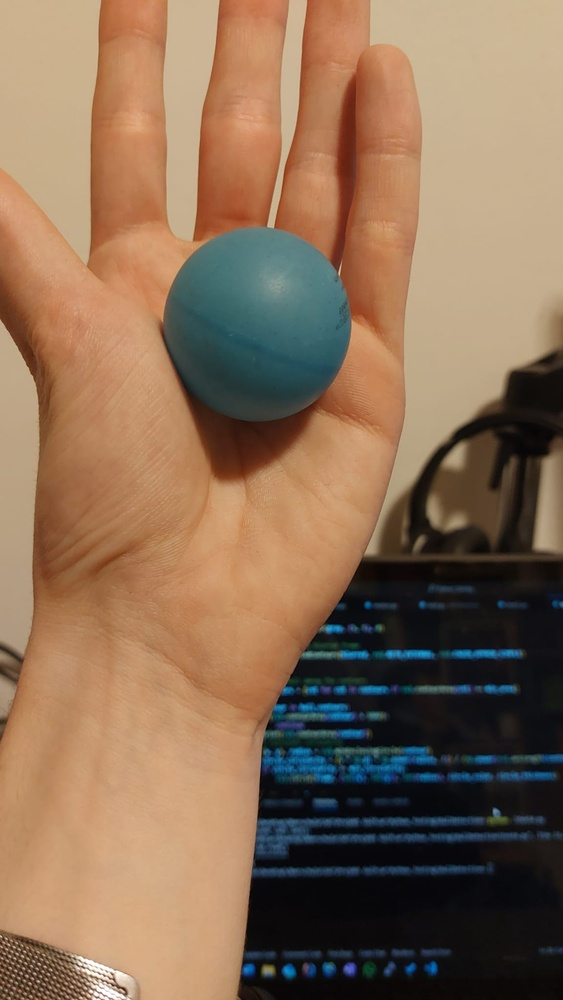
#> input picture BallDetection/balltemplate.jpg, 563 x 1000 px, shrunk from 1153 x 2048 before the run, found by its file name
$ python findTest.py
#> lines starting #> are read from the running program, lines starting #| are printed output that depends on the picture; after the words box and inside, x2 and y2 are one past the last pixel; in counts of white or black regions, pixels touching at a corner belong together
#> further down, image is the input picture: shape (1000, 563, 3); mean B, G, R 86.1, 110, 137.7


import cv2
import numpy as np
#klasse ist dafür da, die Koordinaten von Ball und Ziel zu finden
class findObjects:

    #Farbe für den Ball setzen
    def setBallColor(self, lowerColor, upperColor):
        self.lowerColor = lowerColor
        self.upperColor = upperColor


    #gibt die x und y Kordinaten und den Radius des Balls zurück
    def getBallCoords(self, frame, min_radius = 15, color_tolerance = 35):
        # Konvertiere das Bild von BGR zu HSV
#> called with min_radius = 15, color_tolerance = 35
        hsv = cv2.cvtColor(frame, cv2.COLOR_BGR2HSV)
#> hsv: shape (1000, 563, 3); mean H, S, V 36.9, 108.7, 143.1

        # Erzeuge einen Maskenbereich für die angegebene Farbe
        mask = cv2.inRange(hsv, self.lowerColor, self.upperColor)
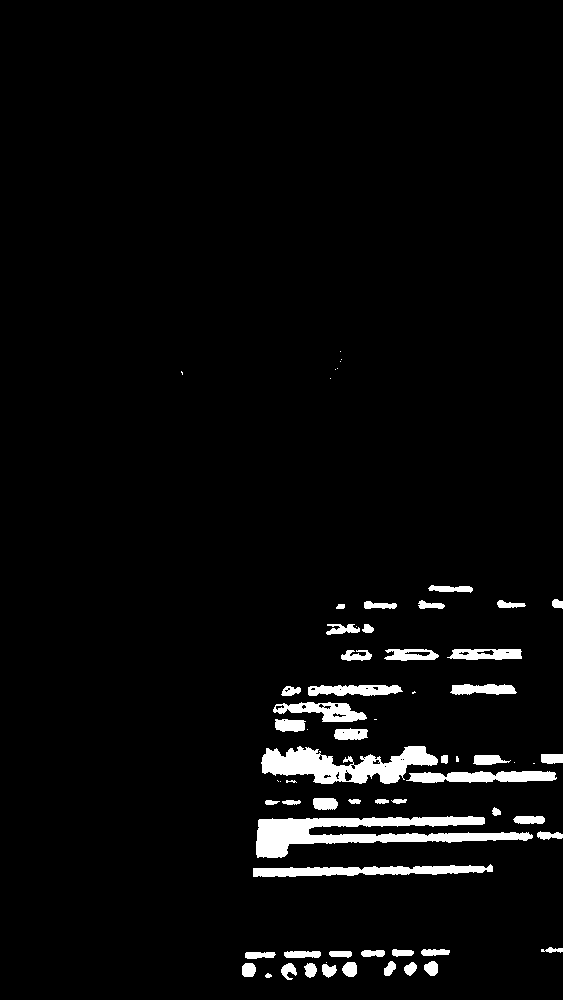
#> mask: shape (1000, 563); 3.8% white; 67 white regions (17 under 20 px), largest, box (x1, y1, x2, y2) and area: (256, 816, 533, 858) 5022, (261, 746, 438, 784) 3712, (253, 864, 493, 877) 1869
        edges = cv2.Canny(mask, 50, 150, apertureSize=3)
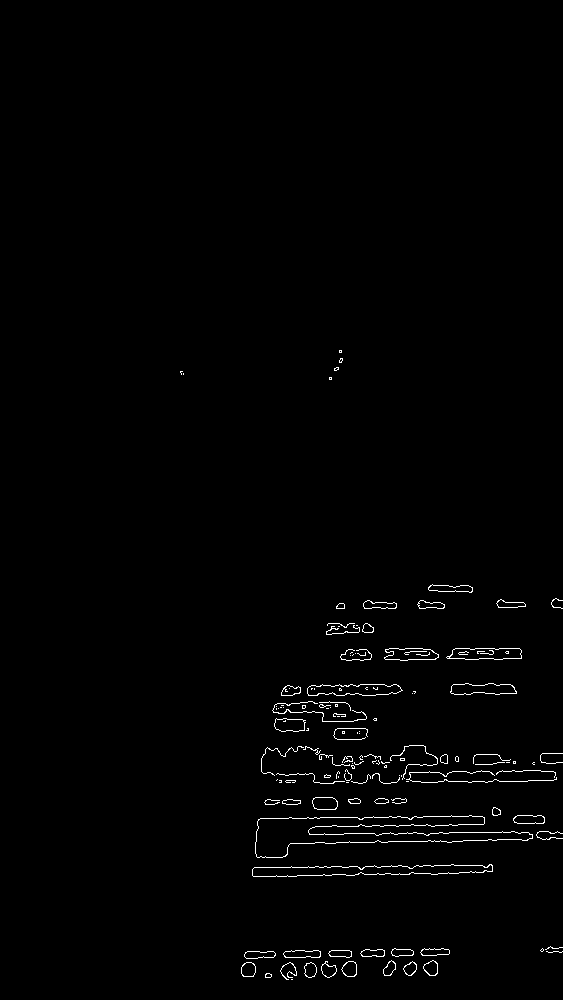
#> edges: shape (1000, 563); 1% white in thin lines or dots, all inside (x1, y1, x2, y2) = (180, 350, 563, 980)
        # Finde Konturen im Maskenbereich
        contours, _ = cv2.findContours(mask, cv2.RETR_EXTERNAL, cv2.CHAIN_APPROX_SIMPLE)
#> contours = 67 contours, 19 with area under 20; largest, box (x1, y1, x2, y2) and area: (256, 816, 533, 858) 4542, (261, 746, 438, 784) 3567, (253, 864, 493, 877) 1622, (406, 771, 557, 783) 1218, (273, 702, 367, 722) 986

        for contour in contours:
            # Berechne das Zentrum und den Radius des Balls
            (x, y), radius = cv2.minEnclosingCircle(contour)
            radius = int(radius)

            # Überprüfe, ob der Radius größer als der Mindestradius ist
            if radius > min_radius:
                # Erzeuge eine Maske für den Kreisbereich
                mask_circle = np.zeros_like(frame[:, :, 0], dtype="uint8")
                cv2.circle(mask_circle, (int(x), int(y)), radius, (255, 255, 255), -1)

                # Wende die Maske an, um die Farbinformationen innerhalb des Kreises zu extrahieren
                masked_frame = cv2.bitwise_and(frame, frame, mask=mask_circle)

                # Überprüfe die Farbkonsistenz anhand der Standardabweichung
                color_variance = np.std(masked_frame[mask_circle == 255], axis=0)
                if np.all(color_variance < color_tolerance):
                    # Zeichne den Kreis, wenn die Farbe konsistent ist
                    cv2.circle(frame, (int(x), int(y)), radius, (0, 255, 0), 2)
#> this loop made 67 passes
#> (x, y, radius, color_variance) on passes 13, 18, 21, 32, 36, 39, 41, 44, 47, 48, 50, 51: (302, 953.5, 18, [29.66, 18.93, 15.2]), (372.5, 871, 119, [34.87, 29.21, 11.83]), (394, 844.5, 138, [35.9, 44.42, 12.51]), (481, 778.5, 75, [32.64, 40.28, 12.1]), (491.5, 761.5, 18, [39.86, 26.06, 7.42]), (349, 761, 88, [43.73, 44.39, 14.5]), (350.6, 733.5, 16, [48.33, 33.75, 11.7]), (319.5, 713.5, 46, [43.64, 31.81, 18.66]), (354.9, 690.5, 47, [46.38, 33.11, 13.19]), (483, 692, 33, [34.09, 23.48, 9.84]), (484, 654.5, 37, [44.1, 56.89, 8.47]), (411, 656.5, 27, [49.67, 35.15, 7.53])
#> (x, y, radius) on passes 1 to 6: (268, 975.5, 3), (328.5, 969.2, 7), (309.6, 969.8, 7), (289, 971, 8), (248, 969.5, 7), (410.6, 968.4, 6)
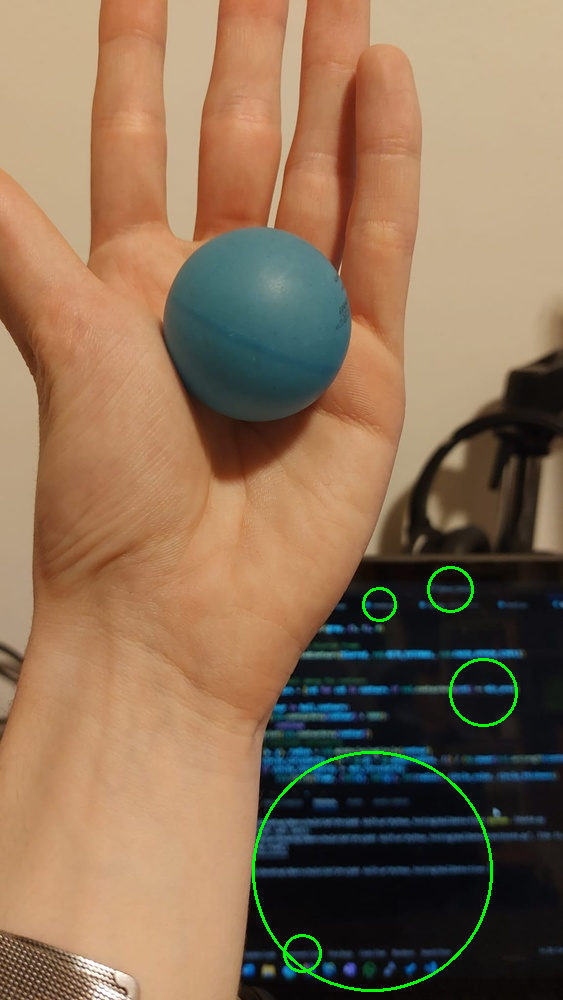
#> frame: shape (1000, 563, 3); 0.7% of pixels changed, all inside (x1, y1, x2, y2) = (252, 566, 518, 992)
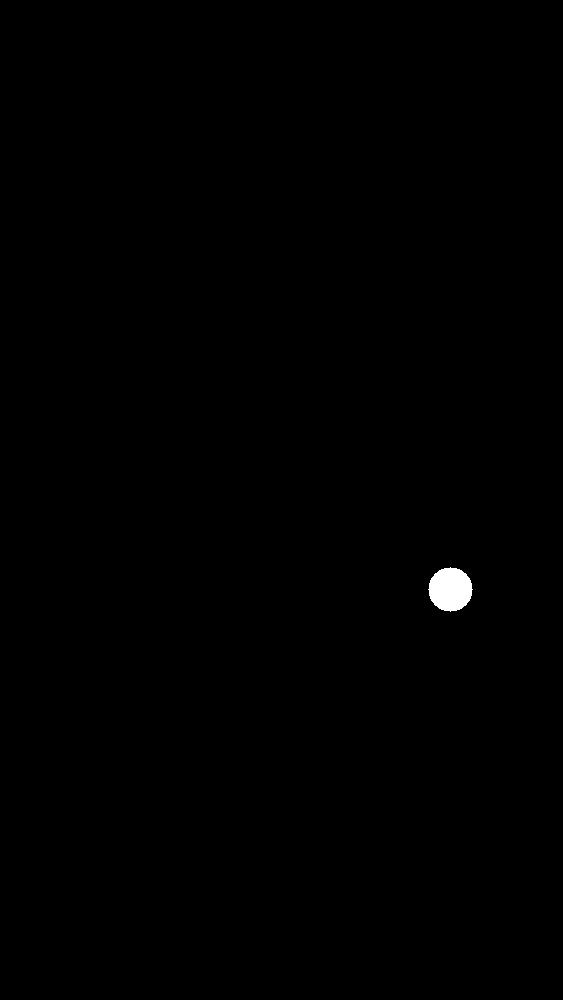
#> mask_circle: shape (1000, 563); 0.27% white; 1 white region, box (x1, y1, x2, y2) and area: (428, 567, 473, 612) 1517
        #am Ende soll man hier dann die Coordinaten zurückgeben

        return frame

    #Farbe für das Ziel setzen
    def setGoalColor(self, lowerColor, upperColor):
        self.lowerColor = lowerColor
        self.upperColor = upperColor

    #die Koordinaten des Ziels ermitteln
    def getGoalCoords(self, frame):
        return

    #Array von Koordinaten zurückgeben, das die Daten der Hindernisse enthält
    def getObstacles(self, frame):
        return

find = findObjects()
find.setBallColor(np.array([100, 50, 50]), np.array([140, 255, 255]))
image = cv2.imread("Balldetection/balltemplate.jpg")
cv2.imshow("d", image)
markedFrame = find.getBallCoords(image)
cv2.imshow("Result", markedFrame)
cv2.waitKey(0)
cv2.destroyAllWindows()

$ run again, with BallDetection/test.jpg copied over BallDetection/balltemplate.jpg
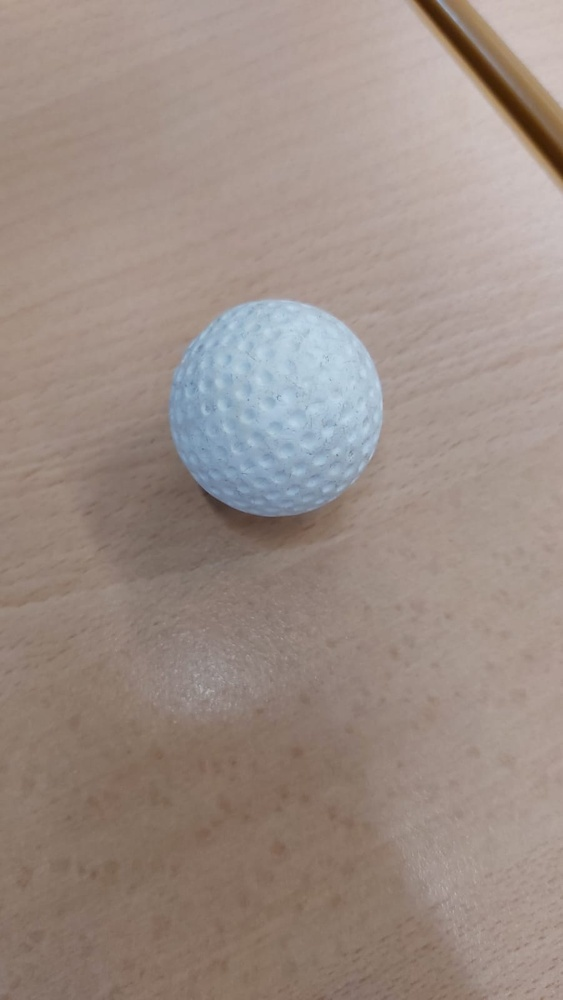
#> input picture BallDetection/test.jpg, 563 x 1000 px, shrunk from 901 x 1600 before the run, found by its file name
#> image is the input picture: shape (1000, 563, 3); mean B, G, R 133.2, 141.1, 156
#> hsv: shape (1000, 563, 3); mean H, S, V 16.8, 46.9, 158.6
#> mask: shape (1000, 563); 3.6% white; 57 white regions (46 under 20 px), largest, box (x1, y1, x2, y2) and area: (170, 306, 354, 514) 19272, (320, 410, 337, 431) 224, (240, 358, 254, 374) 163
#> edges: shape (1000, 563); 0.35% white in thin lines or dots, all inside (x1, y1, x2, y2) = (169, 303, 368, 514)
#> contours = 56 contours, 48 with area under 20; largest, box (x1, y1, x2, y2) and area: (170, 306, 354, 514) 19269, (320, 410, 337, 431) 190, (240, 358, 254, 374) 138, (262, 371, 276, 387) 107, (245, 339, 256, 355) 88, (253, 324, 262, 338) 45, (266, 349, 275, 358) 34, (346, 425, 356, 438) 22
#> the loop in getBallCoords, `for contour in contours:` made 56 passes
#> (x, y, radius, color_variance) on pass 55: (272.4, 407.8, 105, [19.5, 21.94, 21.76])
#> after the loop in getBallCoords, `for contour in contours:`:
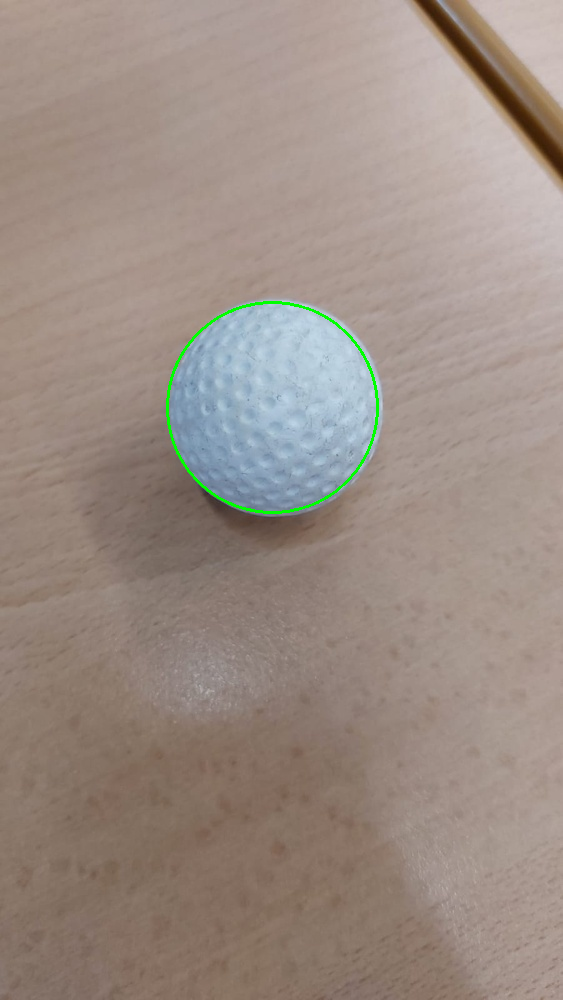
#> frame: shape (1000, 563, 3); 0.34% of pixels changed, all inside (x1, y1, x2, y2) = (166, 301, 379, 514)
#> after the loop in getBallCoords, `for contour in contours:`:
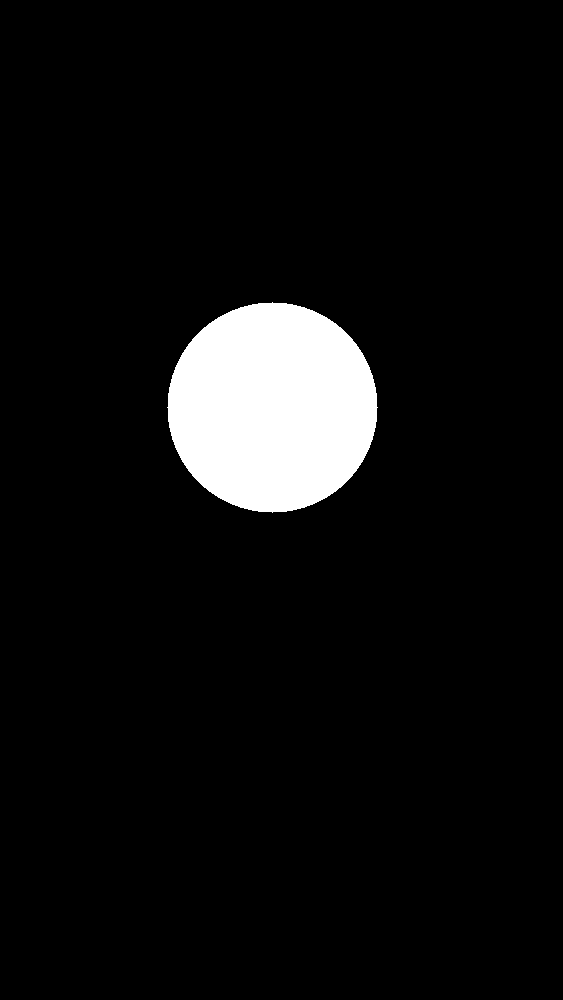
#> mask_circle: shape (1000, 563); 6.1% white; 1 white region, box (x1, y1, x2, y2) and area: (167, 302, 378, 513) 34621
